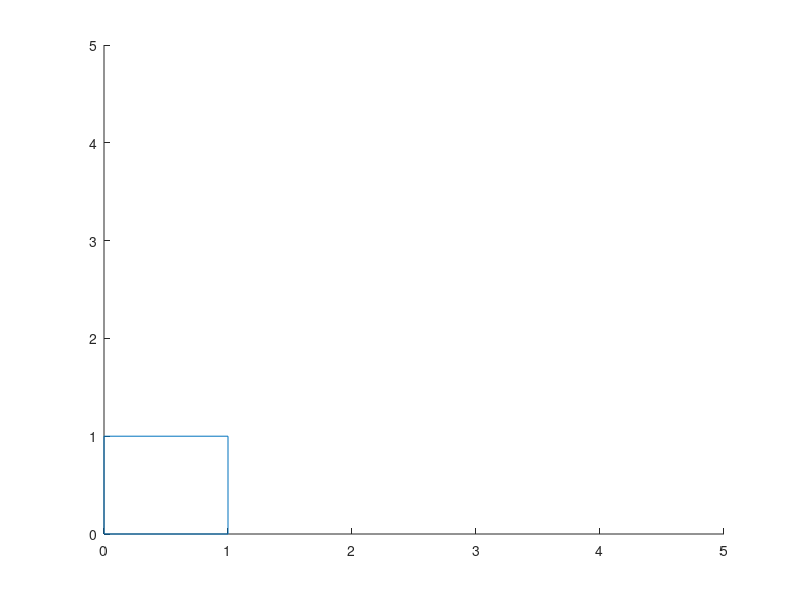

Reproduce this figure in MATLAB.
function rect(x)
if nargin <1 
     x = 'start';
end
switch x
case 'start'
     figure;
     axes('nextplot','replacechildren')
     axis([0 5 0 5])
     x = [0 1 1 0 0];
     y = [0 0 1 1 0];
     l1 = line(x,y);
     set(l1,'Tag','Line1')
     set(l1,'Buttondownfcn','animator(''start'')')
     set(gca,'ButtonDownFcn','rect(''gcf_bdf'')')
case 'gcf_bdf'
     l1 = findobj('tag','Line1');
     % set(l1,'Selected','on')
     A = get(gca,'CurrentPoint');
     X = A(1,1);
     Y = A(1,2);
     XData = get(l1,'Xdata');
     YData = get(l1,'Ydata');
     [dX,Ix] = min(abs(XData-X));
     [dY,Iy] = min(abs(YData-Y));
     FinalX = X-XData(Ix);
     FinalY = Y-YData(Iy);
     XData = XData + FinalX;
     YData = YData + FinalY;
     set(l1,'Xdata',XData)
     set(l1,'Ydata',YData)
end